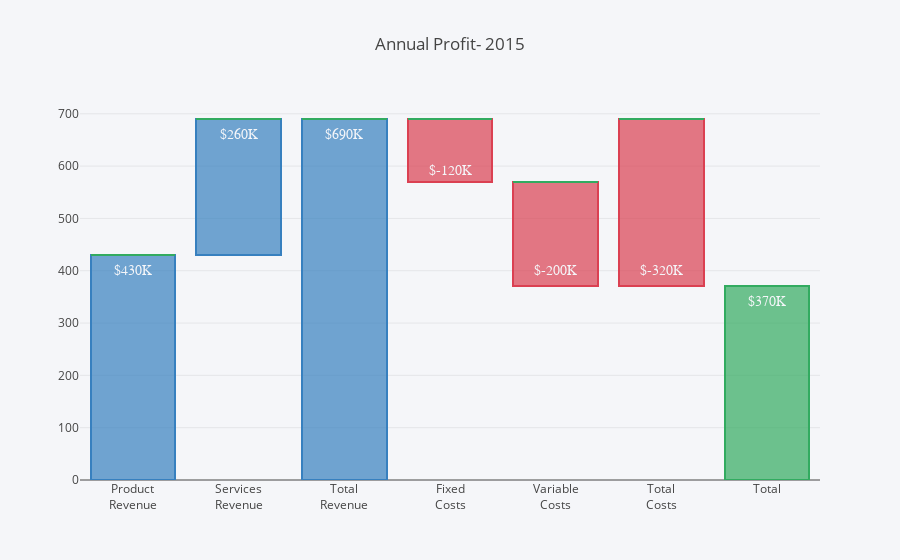

The notebook cell this image was saved under:
### Code cell
# Waterafall Bar plot

# Data and labels
x_data = ['Product<br>Revenue', 'Services<br>Revenue',
          'Total<br>Revenue', 'Fixed<br>Costs',
          'Variable<br>Costs', 'Total<br>Costs', 'Total']
y_data = [400, 660, 660, 590, 400, 400, 340]
text = ['$430K', '$260K', '$690K', '$-120K', '$-200K', '$-320K', '$370K']

# Base
trace0 = go.Bar(
    x=x_data,
    y=[0, 430, 0, 570, 370, 370, 0],
    marker=dict(
        color='rgba(1,1,1, 0.0)',
    )
)
# Revenue
trace1 = go.Bar(
    x=x_data,
    y=[430, 260, 690, 0, 0, 0, 0],
    marker=dict(
        color='rgba(55, 128, 191, 0.7)',
        line=dict(
            color='rgba(55, 128, 191, 1.0)',
            width=2,
        )
    )
)
# Costs
trace2 = go.Bar(
    x=x_data,
    y=[0, 0, 0, 120, 200, 320, 0],
    marker=dict(
        color='rgba(219, 64, 82, 0.7)',
        line=dict(
            color='rgba(219, 64, 82, 1.0)',
            width=2,
        )
    )
)
# Profit
trace3 = go.Bar(
    x=x_data,
    y=[0, 0, 0, 0, 0, 0, 370],
    marker=dict(
        color='rgba(50, 171, 96, 0.7)',
        line=dict(
            color='rgba(50, 171, 96, 1.0)',
            width=2,
        )
    )
)

data = [trace0, trace1, trace2, trace3]
layout = go.Layout(
    title='Annual Profit- 2015',
    barmode='stack',
    paper_bgcolor='rgba(245, 246, 249, 1)',
    plot_bgcolor='rgba(245, 246, 249, 1)',
    showlegend=False
)

annotations = []

for i in range(0, 7):
    annotations.append(dict(x=x_data[i], y=y_data[i], text=text[i],
                                  font=dict(family='Arial', size=14,
                                  color='rgba(245, 246, 249, 1)'),
                                  showarrow=False,))
    layout['annotations'] = annotations

fig = go.Figure(data=data, layout=layout)
plotly.offline.iplot(fig, filename='waterfall-bar-profit')

### Figure 1 — Plotly figure (JSON) as saved in the notebook; plotly's stock layout.template omitted (floating-point values rounded to 4 significant figures)
{"data": [{"marker": {"color": "rgba(1,1,1, 0.0)"}, "type": "bar", "uid": "f68c55ed-a092-4f0c-97e0-fe841e2424cf", "x": ["Product<br>Revenue", "Services<br>Revenue", "Total<br>Revenue", "Fixed<br>Costs", "Variable<br>Costs", "Total<br>Costs", "Total"], "y": [0, 430, 0, 570, 370, 370, 0]}, {"marker": {"color": "rgba(55, 128, 191, 0.7)", "line": {"color": "rgba(55, 128, 191, 1.0)", "width": 2}}, "type": "bar", "uid": "e8ff0bfd-5046-44d7-b0ac-95c586207ae1", "x": ["Product<br>Revenue", "Services<br>Revenue", "Total<br>Revenue", "Fixed<br>Costs", "Variable<br>Costs", "Total<br>Costs", "Total"], "y": [430, 260, 690, 0, 0, 0, 0]}, {"marker": {"color": "rgba(219, 64, 82, 0.7)", "line": {"color": "rgba(219, 64, 82, 1.0)", "width": 2}}, "type": "bar", "uid": "9bdc86ff-3cb9-4530-8d15-b06b69ac7bed", "x": ["Product<br>Revenue", "Services<br>Revenue", "Total<br>Revenue", "Fixed<br>Costs", "Variable<br>Costs", "Total<br>Costs", "Total"], "y": [0, 0, 0, 120, 200, 320, 0]}, {"marker": {"color": "rgba(50, 171, 96, 0.7)", "line": {"color": "rgba(50, 171, 96, 1.0)", "width": 2}}, "type": "bar", "uid": "1fa2dd2a-c5e4-490c-a7fe-f58b31795b88", "x": ["Product<br>Revenue", "Services<br>Revenue", "Total<br>Revenue", "Fixed<br>Costs", "Variable<br>Costs", "Total<br>Costs", "Total"], "y": [0, 0, 0, 0, 0, 0, 370]}], "layout": {"annotations": [{"font": {"color": "rgba(245, 246, 249, 1)", "family": "Arial", "size": 14}, "showarrow": false, "text": "$430K", "x": "Product<br>Revenue", "y": 400}, {"font": {"color": "rgba(245, 246, 249, 1)", "family": "Arial", "size": 14}, "showarrow": false, "text": "$260K", "x": "Services<br>Revenue", "y": 660}, {"font": {"color": "rgba(245, 246, 249, 1)", "family": "Arial", "size": 14}, "showarrow": false, "text": "$690K", "x": "Total<br>Revenue", "y": 660}, {"font": {"color": "rgba(245, 246, 249, 1)", "family": "Arial", "size": 14}, "showarrow": false, "text": "$-120K", "x": "Fixed<br>Costs", "y": 590}, {"font": {"color": "rgba(245, 246, 249, 1)", "family": "Arial", "size": 14}, "showarrow": false, "text": "$-200K", "x": "Variable<br>Costs", "y": 400}, {"font": {"color": "rgba(245, 246, 249, 1)", "family": "Arial", "size": 14}, "showarrow": false, "text": "$-320K", "x": "Total<br>Costs", "y": 400}, {"font": {"color": "rgba(245, 246, 249, 1)", "family": "Arial", "size": 14}, "showarrow": false, "text": "$370K", "x": "Total", "y": 340}], "barmode": "stack", "paper_bgcolor": "rgba(245, 246, 249, 1)", "plot_bgcolor": "rgba(245, 246, 249, 1)", "showlegend": false, "title": "Annual Profit- 2015"}}
